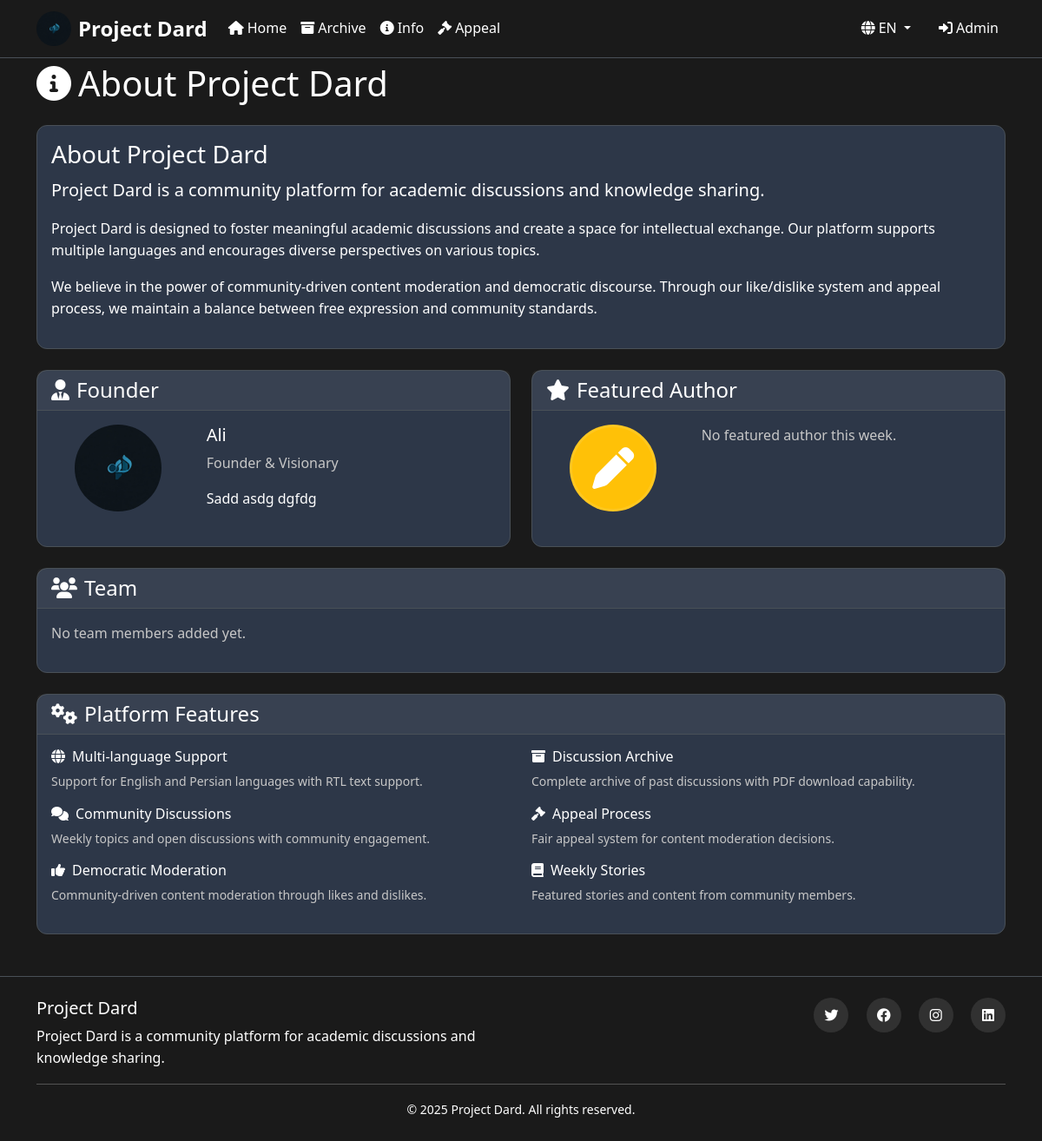
Screenshot of /info with the database file from the repository.
### models.py (models this page shows)
class Founder(db.Model):
    id = db.Column(db.Integer, primary_key=True)
    name = db.Column(db.String(100), nullable=False)
    bio = db.Column(db.Text)
    photo_filename = db.Column(db.String(255))

### routes.py (the view)
@app.route('/info')
def info():
    from models import Founder, TeamMember, FeaturedAuthor
    founder = Founder.query.first()
    featured_author = FeaturedAuthor.query.first()
    team = TeamMember.query.all()
    return render_template('info.html', founder=founder, featured_author=featured_author, team=team)

### routes.py (called while the page is built)
@app.before_request
def before_request():
    if 'language' not in session:
        session['language'] = 'en'
    track_visitor()

@app.context_processor
def inject_globals():
    return {
        'get_text': get_text,
        'current_language': session.get('language', 'en'),
        'supported_languages': get_supported_languages()
    }

### translations.py (called while the page is built)
def get_text(key, language=None):
    if language is None:
        language = session.get('language', 'en')
    return translations.get(language, {}).get(key, translations['en'].get(key, key))

def get_supported_languages():
    return list(translations.keys())

### utils.py (called while the page is built)
def get_client_ip():
    if request.environ.get('HTTP_X_FORWARDED_FOR'):
        return request.environ['HTTP_X_FORWARDED_FOR'].split(',')[0].strip()
    elif request.environ.get('HTTP_X_REAL_IP'):
        return request.environ['HTTP_X_REAL_IP']
    else:
        return request.environ.get('REMOTE_ADDR', 'unknown')

def track_visitor():
    ip_address = get_client_ip()
    user_agent = request.headers.get('User-Agent', '')
    page_visited = request.endpoint or 'unknown'
    visitor = Visitor(
        ip_address=ip_address,
        user_agent=user_agent,
        page_visited=page_visited
    )
    try:
        db.session.add(visitor)
        db.session.commit()
    except Exception:
        db.session.rollback()

### templates/info.html (shortened to what this page needs)
{% extends "base.html" %}
{% block content %}
<div class="row">
    <div class="col-12">
        <h1 class="mb-4">
            <i class="fas fa-info-circle me-2"></i>{{ get_text('about_platform') }}
        </h1>
        <div class="card bg-secondary mb-4">
            <div class="card-body">
                <h3>{{ get_text('about_platform') }}</h3>
                <p class="lead">{{ get_text('platform_description') }}</p>
                <p>
                    Project Dard is designed to foster meaningful academic discussions and create a space for
                    intellectual exchange. Our platform supports multiple languages and encourages diverse
                    perspectives on various topics.
                </p>
                <p>
                    We believe in the power of community-driven content moderation and democratic discourse.
                    Through our like/dislike system and appeal process, we maintain a balance between free
                    expression and community standards.
                </p>
            </div>
        </div>
        <div class="row mb-4">
            <div class="col-lg-6">
                <div class="card bg-secondary h-100">
                    <div class="card-header">
                        <h4 class="mb-0">
                            <i class="fas fa-user-tie me-2"></i>{{ get_text('founder') }}
                        </h4>
                    </div>
                    <div class="card-body">
                        <div class="row">
                            <div class="col-md-4 text-center mb-3">
                                {% if founder and founder.photo_filename %}
                                <img src="{{ url_for('static', filename='uploads/' + founder.photo_filename) }}" class="rounded-circle mx-auto mb-2" style="width: 100px; height: 100px;">
                                {% else %}
                                <div class="profile-image-placeholder bg-primary rounded-circle mx-auto" style="width: 100px; height: 100px; display: flex; align-items: center; justify-content: center;">
                                    <i class="fas fa-user fa-3x text-white"></i>
                                </div>
                                {% endif %}
                            </div>
                            <div class="col-md-8">
                                {% if founder %}
                                <h5>{{ founder.name }}</h5>
                                <p class="text-muted">Founder & Visionary</p>
                                <p>{{ founder.bio }}</p>
                                {% else %}
                                <p class="text-muted">Founder info not available.</p>
                                {% endif %}
                            </div>
                        </div>
                    </div>
                </div>
            </div>
            <div class="col-lg-6">
                <div class="card bg-secondary h-100">
                    <div class="card-header">
                        <h4 class="mb-0">
                            <i class="fas fa-star me-2"></i>{{ get_text('featured_author') }}
                        </h4>
                    </div>
                    <div class="card-body">
                        <div class="row">
                            <div class="col-md-4 text-center mb-3">
                                {% if featured_author and featured_author.photo_filename %}
                                <img src="{{ url_for('static', filename='uploads/' + featured_author.photo_filename) }}" class="rounded-circle mx-auto mb-2" style="width: 100px; height: 100px;">
                                {% else %}
                                <div class="profile-image-placeholder bg-warning rounded-circle mx-auto" style="width: 100px; height: 100px; display: flex; align-items: center; justify-content: center;">
                                    <i class="fas fa-pen fa-3x text-white"></i>
                                </div>
                                {% endif %}
                            </div>
                            <div class="col-md-8">
                                {% if featured_author %}
                                <h5>{{ featured_author.name }}</h5>
                                <p class="text-muted">This Week's Featured Author</p>
                                <p>{{ featured_author.bio }}</p>
                                {% else %}
                                <p class="text-muted">No featured author this week.</p>
                                {% endif %}
                            </div>
                        </div>
                    </div>
                </div>
            </div>
        </div>
        <div class="card bg-secondary mb-4">
            <div class="card-header">
                <h4 class="mb-0">
                    <i class="fas fa-users me-2"></i>{{ get_text('team') }}
                </h4>
            </div>
            <div class="card-body">
                <div class="row">
                    {% if team %}
                    {% for member in team %}
                    <div class="col-md-4 text-center mb-3">
                        {% if member.photo_filename %}
                        <img src="{{ url_for('static', filename='uploads/' + member.photo_filename) }}" class="rounded-circle mb-2" style="width: 80px; height: 80px;">
                        {% else %}
                        <div class="profile-image-placeholder bg-info rounded-circle mx-auto mb-2" style="width: 80px; height: 80px; display: flex; align-items: center; justify-content: center;">
                            <i class="fas fa-user fa-2x text-white"></i>
                        </div>
                        {% endif %}
                        <h6>{{ member.name }}</h6>
                        <p class="text-muted small">{{ member.role }}</p>
                    </div>
                    {% endfor %}
                    {% else %}
                    <p class="text-muted">No team members added yet.</p>
                    {% endif %}
                </div>
            </div>
        </div>
        <div class="card bg-secondary">
            <div class="card-header">
                <h4 class="mb-0">
                    <i class="fas fa-cogs me-2"></i>Platform Features
                </h4>
            </div>
            <div class="card-body">
                <div class="row">
                    <div class="col-md-6">
                        <h6><i class="fas fa-globe me-2"></i>Multi-language Support</h6>
                        <p class="small text-muted">Support for English and Persian languages with RTL text support.</p>
                        <h6><i class="fas fa-comments me-2"></i>Community Discussions</h6>
                        <p class="small text-muted">Weekly topics and open discussions with community engagement.</p>
                        <h6><i class="fas fa-thumbs-up me-2"></i>Democratic Moderation</h6>
                        <p class="small text-muted">Community-driven content moderation through likes and dislikes.</p>
                    </div>
                    <div class="col-md-6">
                        <h6><i class="fas fa-archive me-2"></i>Discussion Archive</h6>
                        <p class="small text-muted">Complete archive of past discussions with PDF download capability.</p>
                        <h6><i class="fas fa-gavel me-2"></i>Appeal Process</h6>
                        <p class="small text-muted">Fair appeal system for content moderation decisions.</p>
                        <h6><i class="fas fa-book me-2"></i>Weekly Stories</h6>
                        <p class="small text-muted">Featured stories and content from community members.</p>
                    </div>
                </div>
            </div>
        </div>
    </div>
</div>
{% endblock %}

### templates/base.html (shortened to what this page needs)
<!DOCTYPE html>
<html lang="{{ current_language }}" dir="{{ 'rtl' if current_language == 'fa' else 'ltr' }}">
<head>
    <link href="https://cdn.jsdelivr.net/npm/bootstrap@5.3.0/dist/css/bootstrap.min.css" rel="stylesheet">
    <link href="https://cdnjs.cloudflare.com/ajax/libs/font-awesome/6.0.0/css/all.min.css" rel="stylesheet">
    <link href="{{ url_for('static', filename='css/style.css') }}" rel="stylesheet">
</head>
<body class="bg-dark text-light">
    <nav class="navbar navbar-expand-lg navbar-dark bg-dark fixed-top">
        <div class="container">
            <a class="navbar-brand d-flex align-items-center" href="{{ url_for('home') }}">
                <img src="{{ url_for('static', filename='images/logo.jpg') }}" alt="Project Dard" width="40" height="40" class="me-2 rounded-circle">
                <span class="fw-bold">Project Dard</span>
            </a>
            <div class="collapse navbar-collapse" id="navbarNav">
                <ul class="navbar-nav me-auto">
                    <li class="nav-item">
                        <a class="nav-link" href="{{ url_for('home') }}">
                            <i class="fas fa-home me-1"></i>{{ get_text('home') }}
                        </a>
                    </li>
                    <li class="nav-item">
                        <a class="nav-link" href="{{ url_for('archive') }}">
                            <i class="fas fa-archive me-1"></i>{{ get_text('archive') }}
                        </a>
                    </li>
                    <li class="nav-item">
                        <a class="nav-link" href="{{ url_for('info') }}">
                            <i class="fas fa-info-circle me-1"></i>{{ get_text('info') }}
                        </a>
                    </li>
                    <li class="nav-item">
                        <a class="nav-link" href="{{ url_for('appeal') }}">
                            <i class="fas fa-gavel me-1"></i>{{ get_text('appeal') }}
                        </a>
                    </li>
                </ul>
                <div class="navbar-nav me-3">
                    <div class="nav-item dropdown">
                        <a class="nav-link dropdown-toggle" href="#" role="button" data-bs-toggle="dropdown">
                            <i class="fas fa-globe me-1"></i>{{ current_language.upper() }}
                        </a>
                    </div>
                </div>
                <div class="navbar-nav">
                    {% if current_user.is_authenticated %}
                        <a class="nav-link" href="{{ url_for('admin_dashboard') }}">
                            <i class="fas fa-cog me-1"></i>{{ get_text('dashboard') }}
                        </a>
                        <a class="nav-link" href="{{ url_for('admin_logout') }}">
                            <i class="fas fa-sign-out-alt me-1"></i>{{ get_text('logout') }}
                        </a>
                    {% else %}
                        <a class="nav-link" href="{{ url_for('admin_login') }}">
                            <i class="fas fa-sign-in-alt me-1"></i>{{ get_text('admin') }}
                        </a>
                    {% endif %}
                </div>
            </div>
        </div>
    </nav>
    <main class="container mt-5 pt-4">
        {% block content %}{% endblock %}
    </main>
    <footer class="bg-dark text-light py-4 mt-5">
        <div class="container">
            <div class="row">
                <div class="col-md-6">
                    <h5>Project Dard</h5>
                    <p class="mb-0">{{ get_text('platform_description') }}</p>
                </div>
                <div class="col-md-6 text-md-end">
                    <div class="social-links">
                        <a href="#" class="text-light me-3"><i class="fab fa-twitter"></i></a>
                        <a href="#" class="text-light me-3"><i class="fab fa-facebook"></i></a>
                        <a href="#" class="text-light me-3"><i class="fab fa-instagram"></i></a>
                        <a href="#" class="text-light"><i class="fab fa-linkedin"></i></a>
                    </div>
                </div>
            </div>
            <hr class="my-3">
            <div class="text-center">
                <small>&copy; 2025 Project Dard. All rights reserved.</small>
            </div>
        </div>
    </footer>
</body>
</html>

### static/css/style.css (style rules this page uses)
:root { --primary-color: #007bff; --secondary-color: #6c757d; --dark-color: #212529; --light-color: #f8f9fa; --border-color: #495057; }
body { font-family: 'Segoe UI', Tahoma, Geneva, Verdana, sans-serif; background-color: #121212; color: #ffffff !important; line-height: 1.6; }
.bg-dark { background-color: #1a1a1a !important; }
.bg-secondary { background-color: #2d3748 !important; }
.text-light { color: #ffffff !important; }
h1, h2, h3, h4, h5, h6, p, span, div, a, label, small, strong, li, td, th { color: #ffffff !important; }
a { color: #ffffff !important; text-decoration: none; }
.text-muted { color: #c7c7c7 !important; }
.card-title, .card-text, .card-body { color: #ffffff !important; }
footer, footer * { color: #ffffff !important; }
.social-links a { color: #ffffff !important; }
.navbar { border-bottom: 1px solid var(--border-color); backdrop-filter: blur(10px); }
.navbar-brand { font-weight: 700; font-size: 1.5rem; color: #ffffff !important; }
.navbar-nav .nav-link { color: #ffffff !important; }
.card { border: 1px solid var(--border-color); border-radius: 12px; transition: transform 0.2s ease-in-out, box-shadow 0.2s ease-in-out; }
.card-header { border-bottom: 1px solid var(--border-color); background-color: rgba(255, 255, 255, 0.05); }
.profile-image-placeholder { border: 3px solid rgba(255, 255, 255, 0.1); transition: transform 0.2s ease-in-out; }
footer { border-top: 1px solid var(--border-color); margin-top: auto; }
.social-links a { display: inline-block; width: 40px; height: 40px; line-height: 40px; text-align: center; border-radius: 50%; background-color: rgba(255, 255, 255, 0.1); transition: all 0.2s ease-in-out; }
html { scroll-behavior: smooth; }

### rows the page displays
Founder: photo_filename (picture), name "Ali", bio "Sadd asdg dgfdg"

### other values shown
{{ get_text('home') }} "Home"
{{ get_text('archive') }} "Archive"
{{ get_text('info') }} "Info"
{{ get_text('appeal') }} "Appeal"
{{ current_language.upper() }} "EN"
{{ get_text('admin') }} "Admin"
{{ get_text('about_platform') }} "About Project Dard"
{{ get_text('platform_description') }} "Project Dard is a community platform for academic discussions and knowledge sharing."
{{ get_text('founder') }} "Founder"
{{ get_text('featured_author') }} "Featured Author"
{{ get_text('team') }} "Team"
